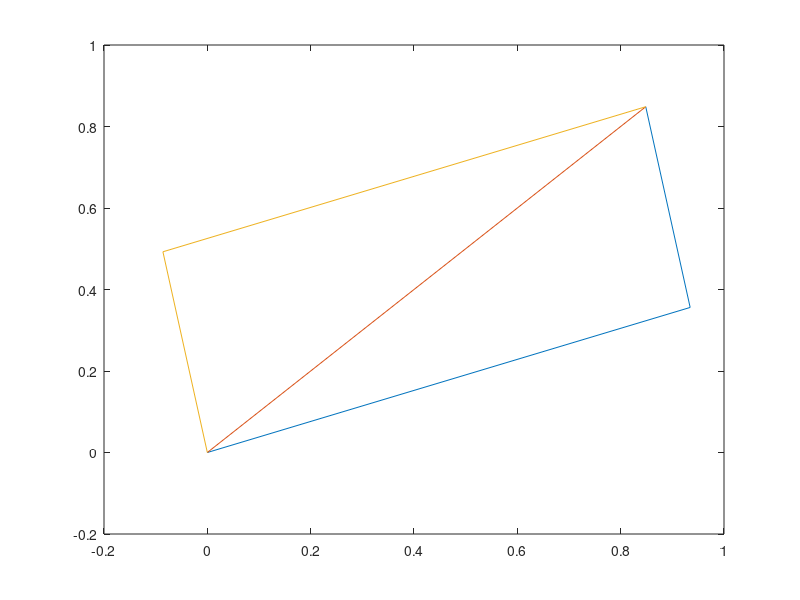

The MATLAB source for this figure:
L1 = 1;L2 = 0.5;
r = 1.2;
alpha = pi/4;
beta = acos((L1^2+r^2-L2^2)/(2*L1*r));
gamma = acos((L2^2+r^2-L1^2)/(2*L2*r));
th1 = alpha - beta;
th2 = gamma + beta;


P1 = [L1*cos(th1);L1*sin(th1)];
P2 = P1 + [L2*cos(th1+th2);L2*sin(th1+th2)];
plot([0 P1(1) P2(1)],[0 P1(2) P2(2)])
hold on
plot([0,r*cos(alpha)],[0,r*sin(alpha)])
axis([-0.2 1 -0.2 1])

J1 = ...
[ - sin(th1)*(L1 + L2*cos(th2)) - L2*cos(th1)*sin(th2), - L2*cos(th1)*sin(th2) - L2*cos(th2)*sin(th1);
    cos(th1)*(L1 + L2*cos(th2)) - L2*sin(th1)*sin(th2),   L2*cos(th1)*cos(th2) - L2*sin(th1)*sin(th2)];

th1 = alpha + gamma;
th2 = beta + gamma;
th2 = -th2;

temp = L1;
L1 = L2;
L2 = temp;

J2 = ...
[ - sin(th1)*(L1 + L2*cos(th2)) - L2*cos(th1)*sin(th2), - L2*cos(th1)*sin(th2) - L2*cos(th2)*sin(th1);
    cos(th1)*(L1 + L2*cos(th2)) - L2*sin(th1)*sin(th2),   L2*cos(th1)*cos(th2) - L2*sin(th1)*sin(th2)];

P1 = [L1*cos(th1);L1*sin(th1)];
P2 = P1 + [L2*cos(th1+th2);L2*sin(th1+th2)];
plot([0 P1(1) P2(1)],[0 P1(2) P2(2)])
